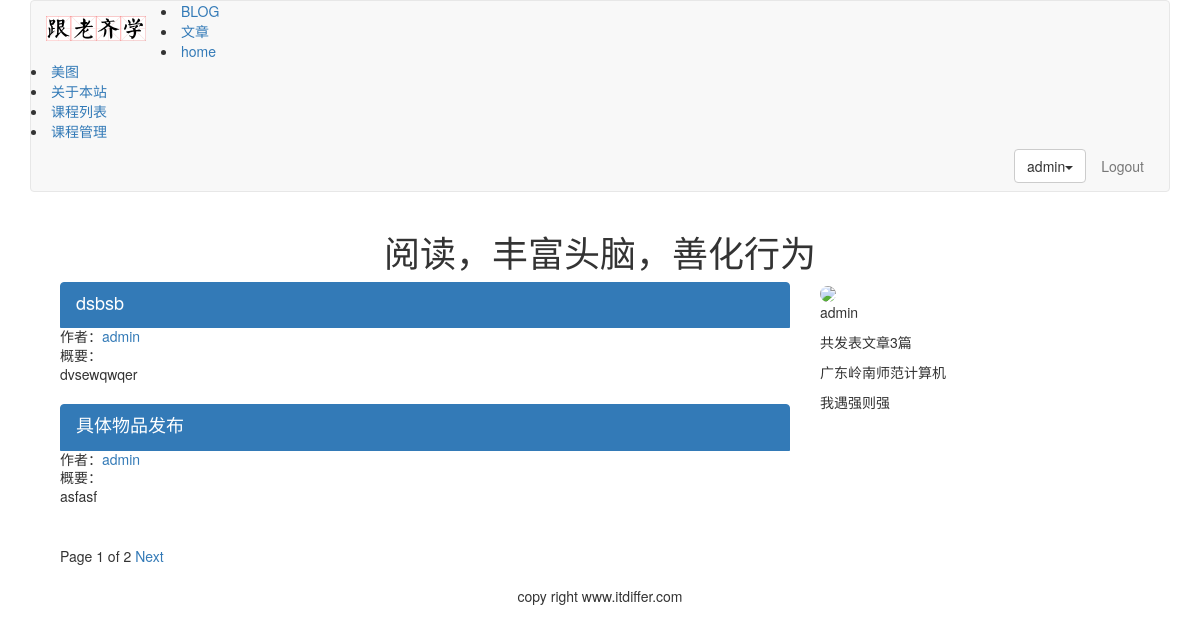
The app's page /article/list-article-titles/admin/ with its own data.
### article/models.py (models this page shows, shortened)
class ArticlePost(models.Model):
    author = models.ForeignKey(User,on_delete=models.CASCADE, related_name="article")
    title = models.CharField(max_length=200)
    slug = models.SlugField(max_length=500)
    column = models.ForeignKey(ArticleColumn, on_delete=models.CASCADE,related_name="article_column")
    body = models.TextField()
    created = models.DateTimeField(default=timezone.now)
    updated = models.DateTimeField(auto_now=True)
    users_like = models.ManyToManyField(User, related_name="articles_like", blank=True)
    article_tag = models.ManyToManyField(ArticleTag, related_name='article_tag', blank=True)
    class Meta:
        ordering = ("-updated",)
        index_together = (('id', 'slug'),)
    def get_url_path(self):
        return reverse("article:article_content", args=[self.id, self.slug])

### account/models.py (models this page shows, shortened)
class UserInfo(models.Model):
    user = models.OneToOneField(User, on_delete=models.CASCADE,unique=True)
    school = models.CharField(max_length=97, blank=True)
    company = models.CharField(max_length=97, blank=True)
    profession = models.CharField(max_length=27, blank=True)
    address = models.CharField(max_length=177, blank=True)
    aboutme = models.TextField(blank=True)
    photo = models.ImageField(blank=True)

### article/list_views.py (the view)
# urls.py: path('list-article-titles/', list_views.article_titles, name='article_titles'),
def article_titles(request, username=None):
    if username:
        user = User.objects.get(username=username)
        articles_title = ArticlePost.objects.filter(author=user)
        try:
            userinfo = user.userinfo
        except:
            userinfo = None
    else:
        articles_title = ArticlePost.objects.all()
    paginator = Paginator(articles_title, 2)
    page = request.GET.get('page')
    try:
        current_page = paginator.page(page)
        articles = current_page.object_list
    except PageNotAnInteger:
        current_page = paginator.page(1)
        articles = current_page.object_list
    except EmptyPage:
        current_page = paginator.page(paginator.num_pages)
        articles = current_page.object_list
    if username:
        return render(request, "article/list/author_articles.html", {"articles":articles, "page":current_page, "userinfo":userinfo, "user":user})
    return render(request, "article/list/article_titles.html", {"articles":articles, "page": current_page})

### article/templatetags/article_tags.py (called while the page is built)
@register.simple_tag
def author_total_articles(user):
    return user.article.count()

### templates/article/list/author_articles.html (shortened to what this page needs)
{% extends "base.html" %}
{% load article_tags %}
{% load static %}
{% block content %}
<div class="row text-center vertical-middle-sm">
    <h1>阅读，丰富头脑，善化行为</h1>
</div>
<div class="container">
<div class="col-md-8">
    {% for article in articles %}
    <div class="list-group">
        <a href="{{article.get_url_path}}" class="list-group-item active"><h4 class="list-group-item-heading">{{article.title}}</h4></a>
      	<p class="list-group-item-text">作者：<a href="{% url 'article:author_articles' article.author.username %}">{{article.author.username}}</a></p>
       	<p class="list-group-item-text">概要：{{article.body|slice:'70'|linebreaks}}</p>
    </div>
    {% endfor %}
{% include "paginator.html" %}
</div>
<div class="col-md-4">
<div>
    {% if userinfo.photo %}
    <img src="{{ userinfo.photo | striptags }}" class="img-circle" id="my_photo" name="user_face">
    {% else %}
    <img name="user_face" src="{% static 'images/newton.jpg' %}" class="img-circle" id="my_photo">
    {% endif %}
</div>
<div>
    <p>{{ user.username }}</p>
    <p>共发表文章{% author_total_articles user %}篇</p>
    {% if userinfo %}
    <p>{{ userinfo.company }}
    <p>{{ userinfo.aboutme }}</p>
{% else %}
<p>这个作者太懒了，什么也没有留下。</p>
{% endif %}
</div>
</div>
</div>
{% endblock %}

### templates/header.html (shortened to what this page needs)
{% load static %}
<div class="container">
    <nav class="navbar navbar-default" role="navigation">
        <div class="navbar-header">
            <a class="navbar-brand" href="http://www.itdiffer.com"><img src="{% static '/images/logo.png' %}" width="100px"></a>
	</div>
	<div>
		<li><a href="{% url 'blog:blog_title' %}">BLOG</a></li>
    <li><a href="{% url 'article:article_titles' %}">文章</a></li>
    <li><a href="{% url 'home' %}">home</a></li>
    <li><a href="{% url 'image:falls_images' %}">美图</a></li>
    <li><a href="{% url 'course:about' %}">关于本站</a></li>
        <li><a href="{% url 'course:course_list' %}">课程列表</a></li>
        <li><a href="{% url 'course:manage_course' %}">课程管理</a></li>
        <ul class="nav navbar-nav navbar-right" style="margin-right:10px">
		{% if user.is_authenticated %}
		<li>
                    <div class="dropdown" style="margin-top:8px">
                        <button class='btn btn-default dropdown-toggle' type='button' id='dropdownMenu' data-toggle='dropdown'>{{ user.username }}<span class='caret'></span></button>
                    </div>
                </li>
            <li>
		<li><a href="{% url 'account:user_logout' %}">Logout</a></li>
		{% else %}
		<li><a href="{% url 'account:user_login' %}">LOGIN</a></li>
                <li><a href=" url 'account:user_register' %}">Sign up</a></li>
		{% endif %}
	    </ul>
    </div>
    </nav>
</div>

### records on screen
ArticlePost: title "dsbsb", author.username "admin", body "dvsewqwqer"
ArticlePost: title "具体物品发布", author.username "admin", body "asfasf"
UserInfo: company "广东岭南师范计算机", aboutme "我遇强则强"

### other values on screen
{{ user.username }} "admin"
{{ page.number }} "1"
{{ page.paginator.num_pages }} "2"
